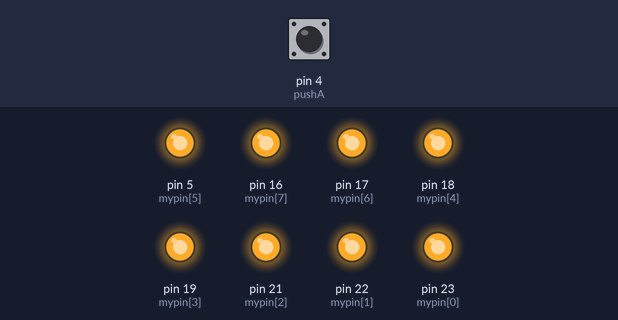
The sketch below on a simulated Arduino Mega 2560, built with avr-gcc and run on an emulated ATmega2560. Shown: output pins drawn as LEDs (lit = HIGH). Dashed ring = blinking. Inputs (shaded band) come from the test bench; at power-on: pin 4 (pushA) HIGH.

Above: at 1.2 s.
1.3 s: pin 4 (pushA) pulled LOW for 0.15 s
At 2.25 s:
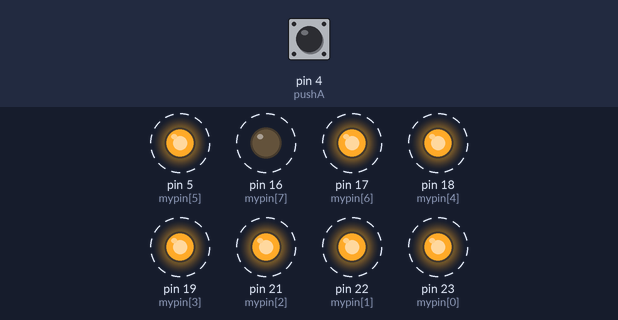
4.3 s: pin 4 (pushA) pulled LOW for 1 s
At 5.9 s:
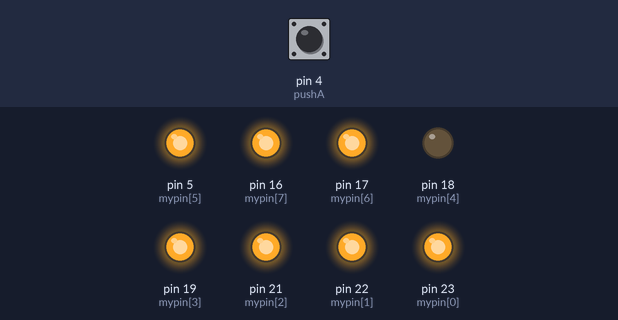
6.8 s: pin 4 (pushA) pulled LOW for 3.2 s
At 10.65 s:
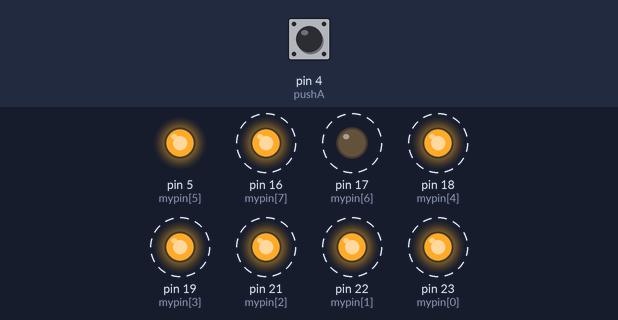
Timing chart, 0 to 18.1 s (numbered marks = the images above; inputs shaded):
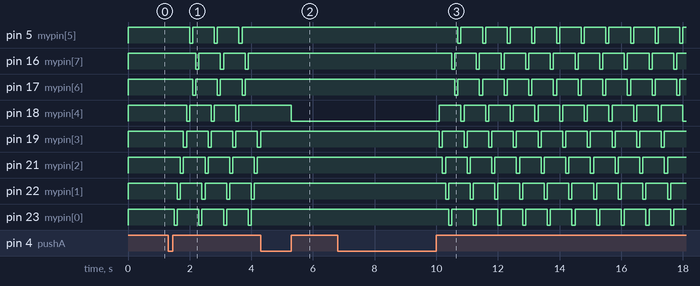

The sketch:

1.8.ino
```cpp
int pushA = 4;
int mypin[] = {23, 22, 21, 19, 18, 5, 17, 16};
int count = 0;
int led = 0;
void setup() {
  Serial.begin(115200);
  pinMode(pushA, INPUT_PULLUP);
  for (int i = 0 ; i < 8 ; i++){
    pinMode(mypin[i], OUTPUT);
    digitalWrite(mypin[i], HIGH);
  }
}
void loop() {
  int bSA = digitalRead(pushA);
  if(bSA == LOW && count%4 == 0){
    while(digitalRead(pushA) == LOW) delay(100);
    while(digitalRead(pushA) == HIGH){
      while(true){
        if(digitalRead(pushA) == LOW) break;
        digitalWrite(mypin[led], LOW);
        delay(100);
        digitalWrite(mypin[led], HIGH);
        led++;
        if(led == 8) led = 0;
      }
    }
    count++;
  }else if(bSA == LOW && count%4 == 1){
    while(digitalRead(pushA) == LOW) delay(100);
    while(digitalRead(pushA) == HIGH){
        if(digitalRead(pushA) == LOW) break;
        digitalWrite(mypin[led], LOW);
    }
    count++;
  }else if(bSA == LOW && count%4 == 2){
    while(digitalRead(pushA) == LOW) delay(100);
    while(digitalRead(pushA) == HIGH){
      while(true){
        if(digitalRead(pushA) == LOW) break;
        digitalWrite(mypin[led], LOW);
        delay(100);
        digitalWrite(mypin[led], HIGH);
        led--;
        if(led == -1) led = 7;
      }
    }
    count++;
  }else if(bSA == LOW && count%4 == 3){
    while(digitalRead(pushA) == LOW) delay(100);
    while(digitalRead(pushA) == HIGH){
        if(digitalRead(pushA) == LOW) break;
        digitalWrite(mypin[led], LOW);
      }
      count++;
    }

}
```

Measured:
- after the input at 1.3 s, pin 5 (mypin[5]): alternates HIGH for 0.70 s and LOW for 0.10 s, starting after 0.70 s; pin 16 (mypin[7]): alternates HIGH for 0.70 s and LOW for 0.10 s, starting after 0.90 s
- after the input at 4.3 s, pin 5 (mypin[5]), pin 16 (mypin[7]), pin 17 (mypin[6]), pin 21 (mypin[2]), pin 22 (mypin[1]), pin 23 (mypin[0]): stops changing and stays HIGH; pin 19 (mypin[3]): goes on until 4.3 s, then stays HIGH
- after the input at 6.8 s, pin 5 (mypin[5]): alternates HIGH for 0.70 s and LOW for 0.10 s, starting after 3.9 s; pin 16 (mypin[7]): alternates HIGH for 0.70 s and LOW for 0.10 s, starting after 3.7 s
